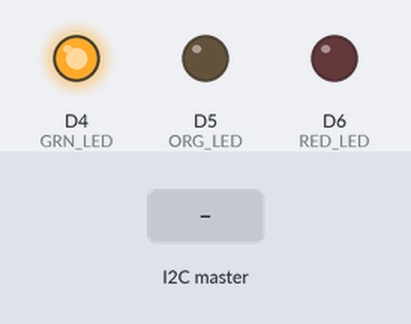
The sketch below on a simulated Particle Photon. On the bench: output pins drawn as LEDs (lit = HIGH). Inputs (shaded band) come from the test bench.

Above: at 1.2 s.
1.3 s: the I2C master sends the byte 1
At 2.0 s:
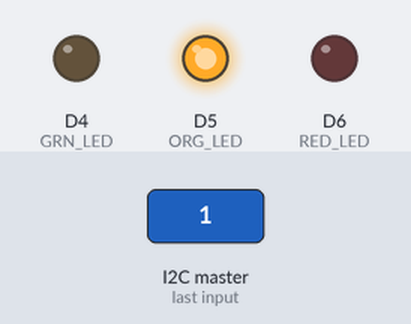
Timing chart, 0 to 4.3 s (numbered marks = the images above; inputs shaded):
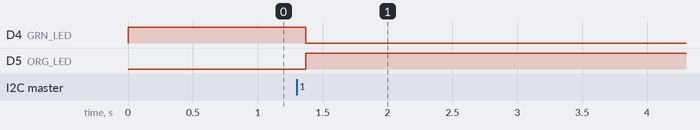

Measured:
- after the input at 1.3 s, D4 (GRN_LED): HIGH → LOW after 0.07 s; D5 (ORG_LED): LOW → HIGH after 0.07 s

The sketch:

project-argon-code.ino
```cpp
// This #include statement was automatically added by the Particle IDE.
#include <Adafruit_DHT_Particle.h>

// This Library is used for i2c communication between devices
#include<Wire.h>

// This is to prevent my argon device from going offline
SYSTEM_MODE(AUTOMATIC)

// This Ensures  application loop is not interrupted by background processes and network management
SYSTEM_THREAD(ENABLED)

// Initialise the LEDs to corresponding Pins
const pin_t GRN_LED = D4; // Green LED
const pin_t ORG_LED = D5; // Orange LED
const pin_t RED_LED = D6; // Red LED

// The state of the cat: inside, outside or missing
int status = 0;

// Used to determine a new RFID reading
int received = 0;

// Time limit for timer (12 hours in milliseconds = 1000 * 60 * 60 * 12 )
int timeLimit = 43200000;

// Timer used to determine whether the pet is missing
// If pet is away and timer reaches the time limit it will trigger the pet missing function
Timer timer(timeLimit, petMissing);

// This reset LED function is used to reset all the LED lights to OFF except one
// This function takes a single parameter 'x' used to turn the corresponding LED ON
void resetLED(int x) {
    digitalWrite(GRN_LED, LOW);
    digitalWrite(ORG_LED, LOW);
    digitalWrite(RED_LED, LOW);
    digitalWrite(x, HIGH);
}

// This set up function is used to set up and initialised the variables
// This function only runs once, at the begining of the program
void setup()
{
    // Begin the wire used for I2C communication as slave with address 8
    Wire.begin(0x8);

    // Initialise the event to run when there is a reading from I2C master device
    Wire.onReceive(receiveEvent);

    // Initialse the pinmodes for LEDs and set the pin mode as outputs
    pinMode(GRN_LED, OUTPUT);
    pinMode(ORG_LED, OUTPUT);
    pinMode(RED_LED, OUTPUT);

    // Turn off all LEDs except for GREEN
    resetLED(GRN_LED);

    // Establish serial communication
    Serial.begin();

    // Prevent my argon device from going offline
    Particle.keepAlive(30);

}

// This function is used to handle the event when data is received from the master device
// The message received from the I2C master communicates the current state which is set to the status variable
void receiveEvent(int howMany) {
    // Used in for loop to determine a new reading
    received = howMany;

    // Read the message while the wire is available and store to the state to the status variable
    while (Wire.available()){
        status = Wire.read();
    }
}

// Initialise LEDs to beginning state when the program begins
void init(){
    // Sets all lights OFF except for GREEN
    resetLED(GRN_LED);
}

// The function which is called when the Pet enters the door
void petEnter(){
    // Publishes event to Particle.io, which is used by IFTTT to send phone alert that pet has entered
    Particle.publish("petdoor", "Enter", PRIVATE);
    // Sets all lights OFF except GREEN
    resetLED(GRN_LED);
    // Sets the timer to stop
    timer.stop();
}

// The function which is called when the Pet exits the door
void petExit(){
    // Publishes event to Particle.io, which is used by IFTTT to send phone alert that pet has left
    Particle.publish("petdoor", "Exit", PRIVATE);
    // Sets all lights OFF except ORANGE
    resetLED(ORG_LED);
    // Sets the timer to start
    timer.start();
}

// The function which is called when the Pet is missing and hasnt returned within the time limit
void petMissing(){
    // Publishes event to Particle.io, which is used by IFTTT to send phone alert that pet is missing
    Particle.publish("petdoor", "Missing", PRIVATE);
    // Sets the status to 2 = missing
    status = 2;
    // Sets all lights OFF except RED
    resetLED(RED_LED);
    // Sets the timer to stop
    timer.stop();
}

// This function repeats and runs every time frame of the program
void loop()
{
    // Check to see if there has been a new reading receieved from the RFID reader
    // If there is a reading, the status determines the function to call
    if (received > 0) {
        // If the status is 0, then run the pet enter function
        // Delay for 15 seconds, this prevents overloading of particle publish events but keeping to a limit of 1 publish per 15 seconds
        if (status == 0){
            petEnter();
            delay(15000);
        }
        // If the status is 1, then run the pet exit function
        // Delay for 15 seconds, this prevents overloading of particle publish events but keeping to a limit of 1 publish per 15 seconds
        else if (status == 1){
            petExit();
            delay(15000);
        }
        // If the status is 2, then run the initialise function
        else if (status == 2){
            init();
        }
        // Reset the received variable to 0, ready to store a new message
        received = 0;
    }
}
```
